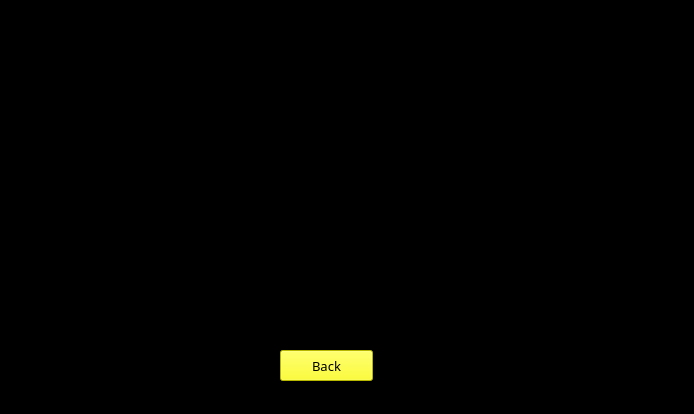
<?xml version="1.0" encoding="UTF-8"?>
<ui version="4.0">
 <class>showbook</class>
 <widget class="QMainWindow" name="showbook">
  <property name="geometry">
   <rect>
    <x>0</x>
    <y>0</y>
    <width>694</width>
    <height>414</height>
   </rect>
  </property>
  <property name="windowTitle">
   <string>Show Book</string>
  </property>
  <property name="styleSheet">
   <string notr="true">background-color:black;</string>
  </property>
  <widget class="QWidget" name="centralwidget">
   <widget class="QLabel" name="label">
    <property name="geometry">
     <rect>
      <x>60</x>
      <y>50</y>
      <width>581</width>
      <height>251</height>
     </rect>
    </property>
    <property name="font">
     <font>
      <family>Algerian</family>
      <pointsize>12</pointsize>
     </font>
    </property>
    <property name="styleSheet">
     <string notr="true">background-color:black;color:white;</string>
    </property>
    <property name="text">
     <string/>
    </property>
   </widget>
   <widget class="QPushButton" name="back">
    <property name="geometry">
     <rect>
      <x>280</x>
      <y>350</y>
      <width>93</width>
      <height>31</height>
     </rect>
    </property>
    <property name="font">
     <font>
      <family>Algerian</family>
      <pointsize>10</pointsize>
     </font>
    </property>
    <property name="styleSheet">
     <string notr="true">color :black;
background:yellow;</string>
    </property>
    <property name="text">
     <string>Back</string>
    </property>
   </widget>
  </widget>
 </widget>
 <resources/>
 <connections/>
</ui>
